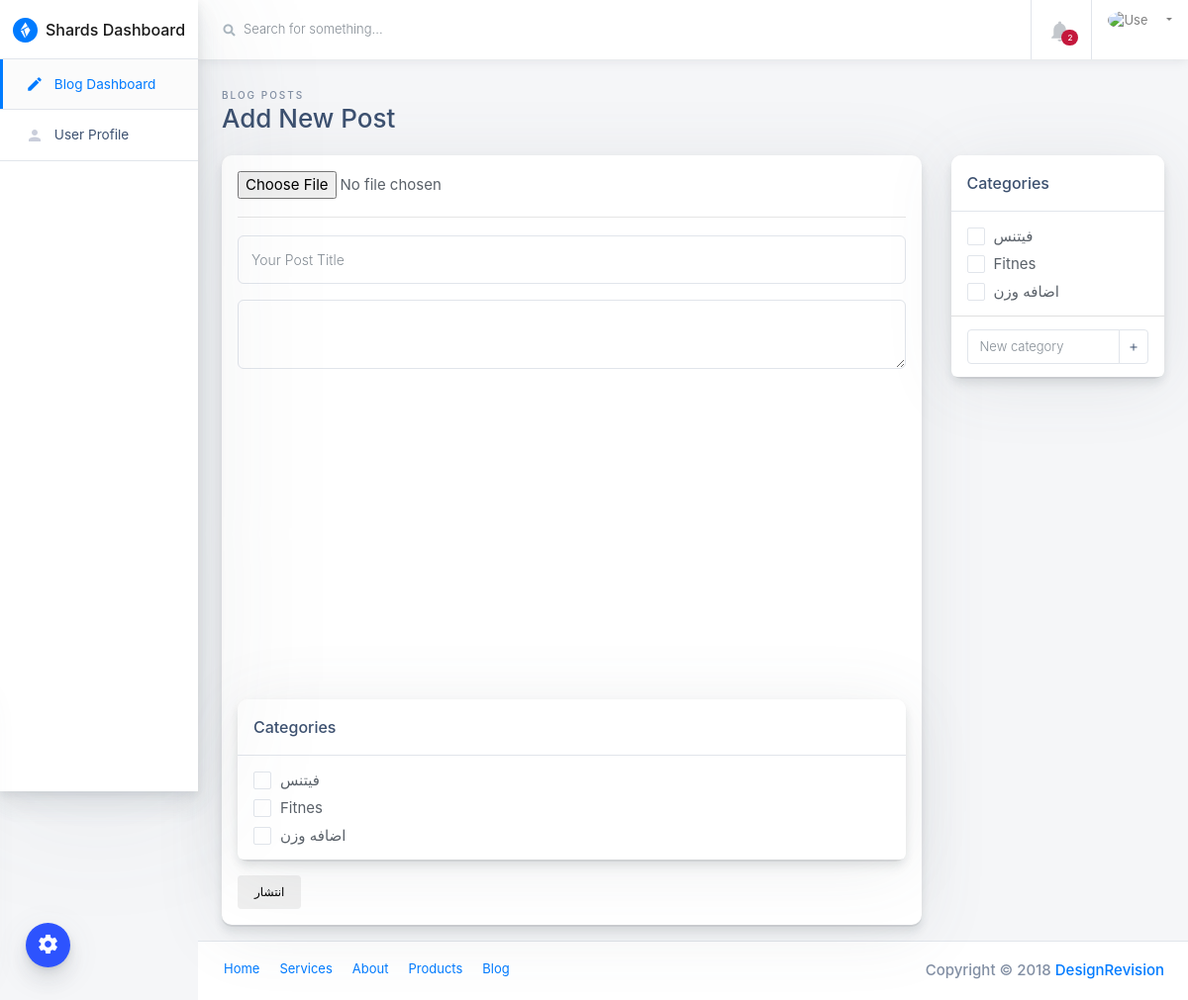
The page /add_post on the database as committed earlier.
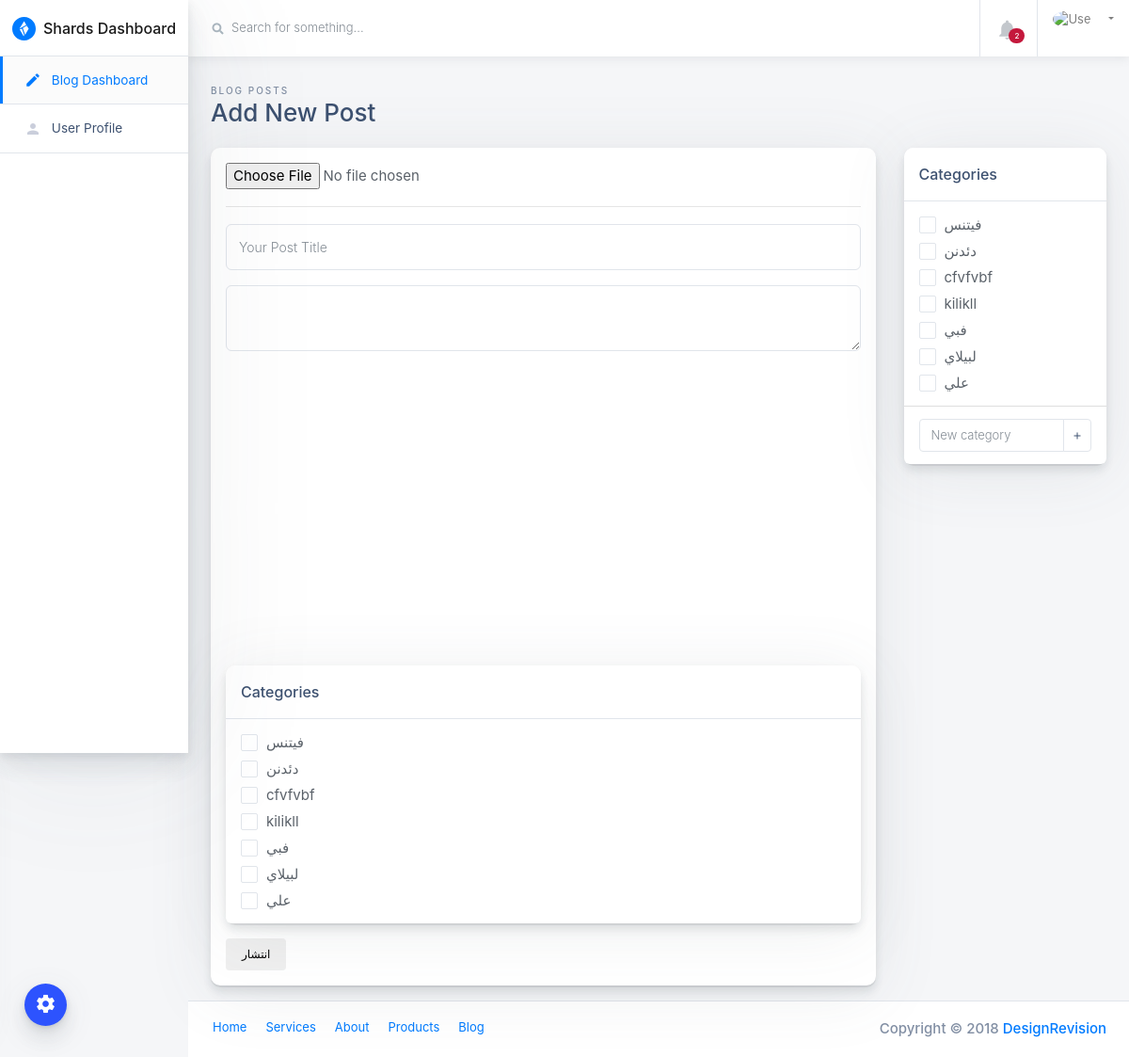
The same page on the database as committed later.
### blog/models.py (models this page shows, shortened)
class categorical(models.Model):
    titel=models.CharField(max_length=20)

### admin_blog/views.py (the view, shortened to what this page needs)
# urls.py: path("add_post",views.add_post,name="add_post"),
def add_post(request):
    context={
        "categori":categorical.objects.all(),
        "errors":[]
    }
    return render(request,"admin_blog/add-new-post.html",context)

### admin_blog/templates/admin_blog/add-new-post.html (shortened to what this page needs)
{% extends "admin_base.html" %}
{% load static %}
{% block content %}
    <div class="main-content-container container-fluid px-4">
        <div class="page-header row no-gutters py-4">
            <div class="col-12 col-sm-4 text-center text-sm-left mb-0">
                <span class="text-uppercase page-subtitle">Blog Posts</span>
                <h3 class="page-title">Add New Post</h3>
            </div>
        </div>
        <div class="row">
            <div class="col-lg-9 col-md-12">
                <div class="card card-small mb-3">
                    <div class="card-body">
                        <form class="add-new-post" method="post" enctype="multipart/form-data">
                            <input type="file" name="image">
                            <hr>
                            <input class="form-control form-control-lg mb-3" name="titel" type="text" placeholder="Your Post Title">
                            <div id="editor-container" class="add-new-post__editor mb-1">
                                <textarea class="form-control form-control-lg mb-4" name="text"></textarea>
                            </div>
                            <div class='card card-small mb-3'>
                    <div class="card-header border-bottom">
                        <h6 class="m-0">Categories</h6>
                    </div>
                    <div class='card-body p-0'>
                        <ul class="list-group list-group-flush">
                            <li class="list-group-item px-3 pb-2">
                                {% for c in categori %}
                                    <div class="custom-control custom-checkbox mb-1">
                                        <label class="custom-control-label" for="{{ c.id }}">{{ c.titel }}</label>
                                    </div>
                                {% endfor %}
                            </li>
                        </ul>
                    </div>
                </div>
                            <button class="btn btn-google">
                                انتشار
                            </button>
                        </form>
                    </div>
                </div>
            </div>
            <div class="col-lg-3 col-md-12">
                 <form method="post">
                <div class='card card-small mb-3'>
                    <div class="card-header border-bottom">
                        <h6 class="m-0">Categories</h6>
                    </div>
                    <div class='card-body p-0'>
                        <ul class="list-group list-group-flush">
                            <li class="list-group-item px-3 pb-2">
                                {% for c in categori %}
                                    <div class="custom-control custom-checkbox mb-1">
                                        <label class="custom-control-label" for="{{ c.id }}">{{ c.titel }}</label>
                                    </div>
                                {% endfor %}
                            </li>
                                <li class="list-group-item d-flex px-3">
                                    <div class="input-group">
                                        <input type="text" class="form-control" name="category"
                                               placeholder="New category" aria-label="Add new category"
                                               aria-describedby="basic-addon2">
                                        <div class="input-group-append">
                                            <button class="btn btn-white px-2" type="submit">
                                                <i class="material-icons">add</i>
                                            </button>
                                        </div>
                                    </div>
                                </li>
                        </ul>
                    </div>
                </div>
                 </form>
            </div>
        </div>
    </div>
{% endblock %}

Rows that differ between the two databases and show on the page:
removed categorical: titel "Fitnes"
removed categorical: titel "اضافه وزن"
added categorical: titel "دئدنن"
added categorical: titel "cfvfvbf"
added categorical: titel "kilikll"
added categorical: titel "فبي"
added categorical: titel "لبيلاي"
added categorical: titel "علي"
